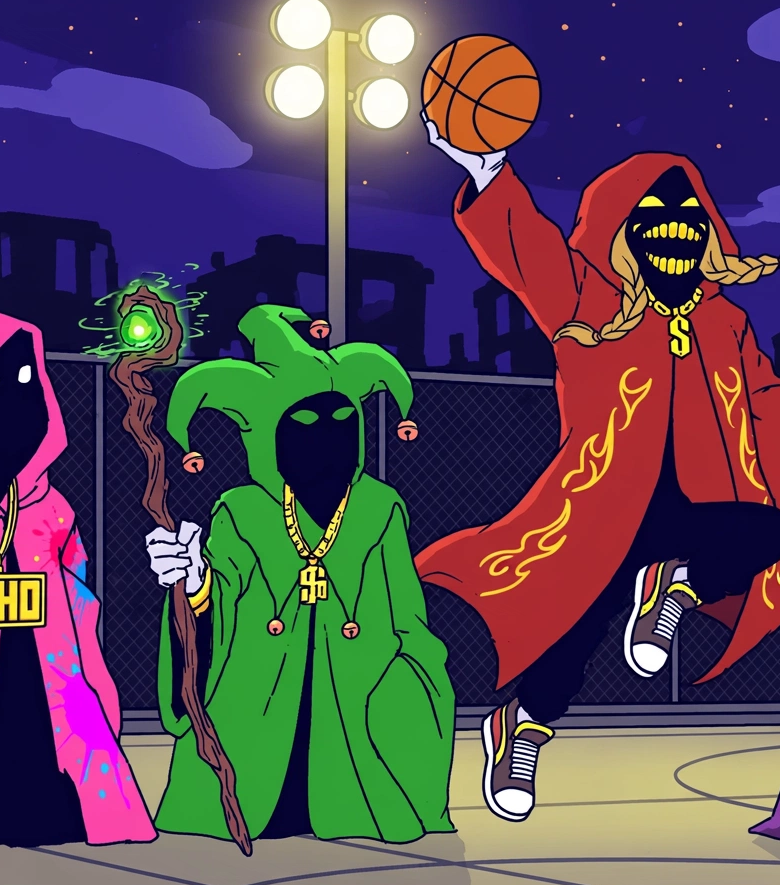
#> input picture tools/puppet/wizard-rig-proof/ashes-battle/ashes_battle_crop_source.png, 780 x 885 px, found by its file name
$ python extract_parts.py
#> lines starting #> are read from the running program, lines starting #| are printed output that depends on the picture; after the words box and inside, x2 and y2 are one past the last pixel; in counts of white or black regions, pixels touching at a corner belong together
#!/usr/bin/env python3
"""Worker C Wave 7 — Ashes BATTLE variant (mid-dunk) part extraction, step 1.

Subject: ASHES (scarlet-red robe, diamond-grill smile, blonde braids, gold
$S pendant) in a mid-air basketball dunk pose, right arm raised holding the
ball. Source: trippedd-studio/assets/wizard-gang-style-refs/cartoonier/
"Group 11 - basketball.webp" -> ashes_battle_crop_source.png (780x885).
Same canon character as the Wave-4 Ashes rig, new battle pose — nothing invented.

Method (proven recipe): programmatic HSV color segmentation on flat cartoon
art + OpenCV Telea inpainting for neighbor removal.
Neighbor removal: Onyx's staff + white glove + green hat tip (left edge),
Echo's pink fringe + name plate (left edge), Theory's purple fringe
(bottom-right corner).
Canon: diamond-grill smile preserved; no design alterations.
"""
import cv2
import numpy as np
from PIL import Image
import os

OUT = "/home/hatch/workspace/god-molecule-studio/tools/puppet/wizard-rig-proof/ashes-battle"
SRC = os.path.join(OUT, "ashes_battle_crop_source.png")   # 780x885
PARTS = os.path.join(OUT, "parts")
os.makedirs(PARTS, exist_ok=True)

img = cv2.imread(SRC)                      # BGR, 780x885
#> img is the input picture: shape (885, 780, 3); mean B, G, R 86.5, 73.1, 87.5
H, W = img.shape[:2]
assert (W, H) == (780, 885), (W, H)
hsv = cv2.cvtColor(img, cv2.COLOR_BGR2HSV)
#> hsv: shape (885, 780, 3); mean H, S, V 103.3, 167.5, 127.9

# ---- 1. neighbor removal (inpaint)
green = cv2.inRange(hsv, np.array([55, 60, 40]), np.array([100, 255, 255]))   # Onyx green
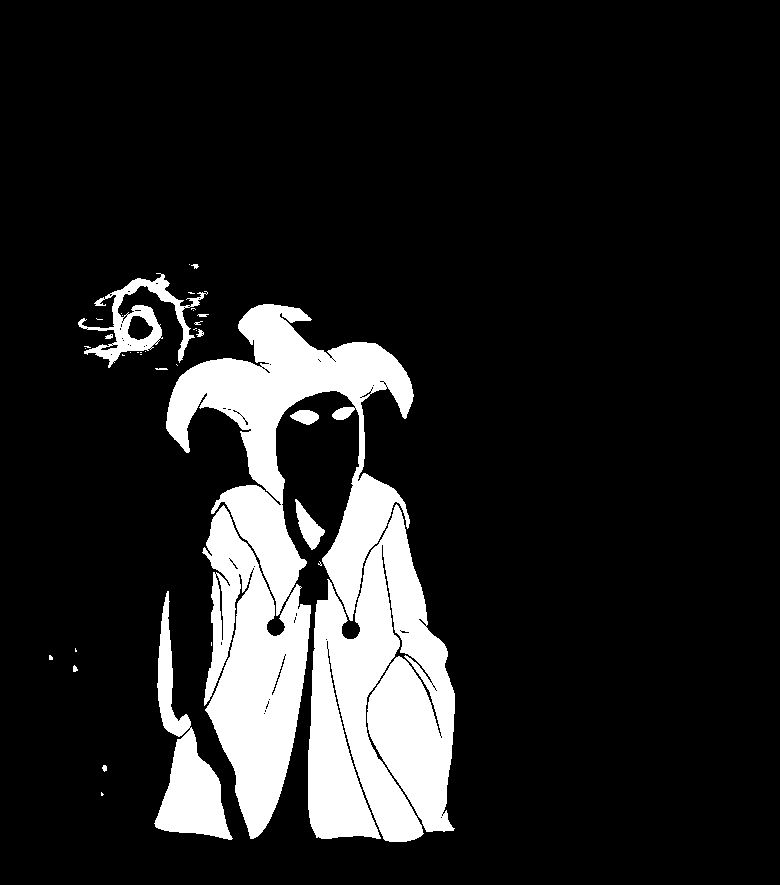
#> green: shape (885, 780); 13.6% white; 38 white regions (24 under 20 px), largest, box (x1, y1, x2, y2) and area: (308, 504, 455, 842) 34023, (166, 304, 414, 621) 28274, (202, 505, 311, 839) 20227
pink = cv2.inRange(hsv, np.array([150, 90, 80]), np.array([180, 255, 255]))   # Echo magenta fringe
#> pink: shape (885, 780); 13.8% white; 176 white regions (135 under 20 px), largest, box (x1, y1, x2, y2) and area: (414, 307, 673, 690) 32858, (13, 486, 156, 844) 13669, (454, 162, 621, 343) 11862
pink2 = cv2.inRange(hsv, np.array([90, 100, 100]), np.array([118, 255, 255])) # Echo bright pink
#> pink2: shape (885, 780); 0.14% white; 53 white regions (42 under 20 px), largest, box (x1, y1, x2, y2) and area: (75, 577, 96, 602) 258, (76, 561, 86, 583) 158, (182, 309, 189, 325) 69
purple = cv2.inRange(hsv, np.array([128, 40, 25]), np.array([170, 255, 255])) # Theory purple
#> purple: shape (885, 780); 8.5% white; 709 white regions (605 under 20 px), largest, box (x1, y1, x2, y2) and area: (0, 311, 159, 846) 25865, (208, 0, 328, 216) 7927, (346, 117, 443, 199) 3598
neighbor = np.zeros((H, W), np.uint8)
neighbor[250:885, 130:225] = np.maximum(neighbor[250:885, 130:225], green[250:885, 130:225])  # Onyx staff
#> neighbor: shape (885, 780); 2.1% white; 26 white regions (14 under 20 px), largest, box (x1, y1, x2, y2) and area: (154, 591, 225, 839) 6488, (166, 358, 225, 453) 3008, (204, 572, 225, 706) 1400
neighbor[430:575, 130:225] = 255          # Onyx white glove on staff
neighbor[280:375, 190:275] = np.maximum(neighbor[280:375, 190:275], green[280:375, 190:275])  # jester hat tip
neighbor[:, :68] = np.maximum(neighbor[:, :68], pink[:, :68])     # Echo fringe (left edge)
neighbor[:, :68] = np.maximum(neighbor[:, :68], pink2[:, :68])
#> neighbor: shape (885, 780); 5.9% white; 33 white regions (17 under 20 px), largest, box (x1, y1, x2, y2) and area: (130, 304, 275, 706) 20121, (13, 486, 68, 773) 7475, (154, 591, 225, 839) 6488
neighbor[520:620, 0:70] = 255             # Echo name plate fragment
neighbor[770:, 750:] = np.maximum(neighbor[770:, 750:], purple[770:, 750:])   # Theory fringe
#> neighbor: shape (885, 780); 6.5% white; 34 white regions (20 under 20 px), largest, box (x1, y1, x2, y2) and area: (130, 304, 275, 706) 20121, (0, 486, 70, 773) 11131, (154, 591, 225, 839) 6488
neighbor = cv2.dilate(neighbor, np.ones((5, 5), np.uint8))
#> neighbor: shape (885, 780); 7.9% white; 10 white regions, largest, box (x1, y1, x2, y2) and area: (128, 302, 277, 754) 23916, (0, 311, 72, 775) 17429, (152, 589, 227, 841) 7925
clean = cv2.inpaint(img, neighbor, 7, cv2.INPAINT_TELEA)
hsv = cv2.cvtColor(clean, cv2.COLOR_BGR2HSV)
#> hsv: shape (885, 780, 3); mean H, S, V 102.9, 165.4, 125.4

# ---- 2. figure mask from Ashes color families
red1 = cv2.inRange(hsv, np.array([0, 70, 60]), np.array([12, 255, 255]))
#> red1: shape (885, 780); 2.9% white; 360 white regions (315 under 20 px), largest, box (x1, y1, x2, y2) and area: (477, 365, 655, 599) 3327, (458, 46, 536, 100) 2053, (480, 78, 539, 121) 1821
red2 = cv2.inRange(hsv, np.array([168, 70, 60]), np.array([180, 255, 255]))
#> red2: shape (885, 780); 11.1% white; 143 white regions (112 under 20 px), largest, box (x1, y1, x2, y2) and area: (414, 307, 673, 689) 32926, (454, 163, 621, 341) 11940, (687, 280, 780, 509) 8716
robe = red1 | red2
#> robe: shape (885, 780); 14% white; 200 white regions (162 under 20 px), largest, box (x1, y1, x2, y2) and area: (414, 307, 673, 689) 38443, (454, 163, 621, 341) 12985, (687, 280, 780, 509) 10117
maroon = cv2.inRange(hsv, np.array([0, 45, 25]), np.array([12, 255, 90]))   # robe shadow interior
#> maroon: shape (885, 780); 0.18% white in thin lines or dots, all inside (x1, y1, x2, y2) = (10, 36, 778, 813)
gold = cv2.inRange(hsv, np.array([12, 90, 100]), np.array([42, 255, 255])) # braids/eyes/grill/chain/pendant
#> gold: shape (885, 780); 4.5% white; 179 white regions (105 under 20 px), largest, box (x1, y1, x2, y2) and area: (324, 16, 375, 203) 4578, (537, 764, 691, 801) 3838, (0, 569, 56, 636) 2331
white_full = cv2.inRange(hsv, np.array([0, 0, 190]), np.array([180, 45, 255]))   # glove / sneaker white (tight S: court tan excluded)
#> white_full: shape (885, 780); 2.1% white; 94 white regions (63 under 20 px), largest, box (x1, y1, x2, y2) and area: (277, 0, 331, 50) 2187, (274, 65, 324, 118) 2129, (362, 78, 408, 128) 1823
white_roi = np.zeros((H, W), np.uint8)
white_roi[95:185, 405:505] = 255      # glove on ball
white_roi[620:800, 420:725] = 255     # sneakers (both)
white = cv2.bitwise_and(white_full, white_roi)
#> white: shape (885, 780); 0.54% white; 43 white regions (25 under 20 px), largest, box (x1, y1, x2, y2) and area: (427, 122, 505, 185) 1191, (633, 644, 667, 672) 687, (484, 715, 493, 800) 436
ball = cv2.inRange(hsv, np.array([4, 150, 150]), np.array([17, 255, 255]))  # basketball orange
#> ball: shape (885, 780); 1.8% white; 33 white regions (15 under 20 px), largest, box (x1, y1, x2, y2) and area: (459, 46, 535, 99) 1855, (481, 78, 538, 120) 1680, (449, 93, 490, 152) 1312
face_roi = np.zeros((H, W), np.uint8)
face_roi[140:315, 600:745] = 255          # face void only valid inside head
navy = cv2.inRange(hsv, np.array([110, 120, 18]), np.array([132, 255, 80]))  # dark navy (face void + pants)
#> navy: shape (885, 780); 25.4% white; 216 white regions (196 under 20 px), largest, box (x1, y1, x2, y2) and area: (0, 212, 257, 758) 54717, (419, 415, 780, 760) 38396, (362, 377, 560, 557) 22287
face_candidates = cv2.bitwise_and(navy, face_roi)
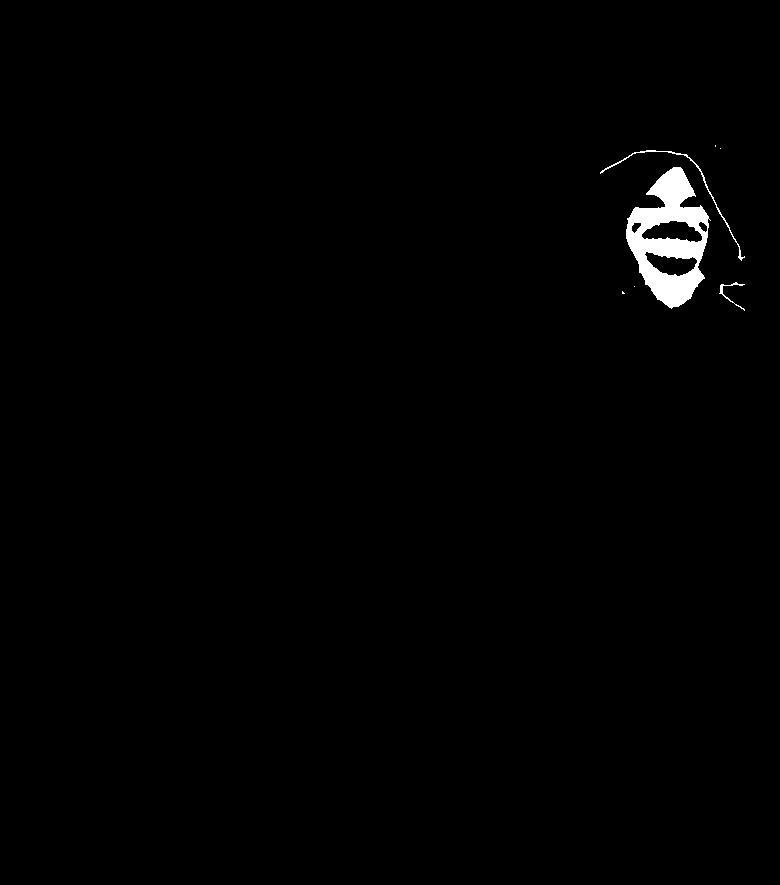
#> face_candidates: shape (885, 780); 0.91% white; 7 white regions (4 under 20 px), largest, box (x1, y1, x2, y2) and area: (626, 167, 711, 309) 5809, (600, 150, 745, 261) 347, (719, 282, 745, 311) 104
nfc, flab, _, fcent = cv2.connectedComponentsWithStats(face_candidates, 8)
#> flab: shape (885, 780) int32; 8 distinct labels, from 0 to 7
#> nfc = 8; fcent = [[386.9, 443.9], [715, 145.5], [720, 148], [684.2, 185.6], [668.7, 238.2], [729.9, 292], [634, 286], [622.7, 292.3]]
face = np.zeros((H, W), np.uint8)
best, bestd = -1, 1e9
for i in range(1, nfc):
    d = abs(fcent[i][0] - 672) + abs(fcent[i][1] - 230)
    if d < bestd:
        bestd, best = d, i
#> this loop made 7 passes
#> (d, bestd) on passes 1, 3, 4: (127.5, 127.5), (56.6, 56.6), (11.54, 11.54)
#> after the loop, best = 4; bestd = 11.54
if best > 0:
    face = (flab == best).astype(np.uint8) * 255
#> face: shape (885, 780); 0.84% white; 1 white region, box (x1, y1, x2, y2) and area: (626, 167, 711, 309) 5809
    face = cv2.dilate(face, np.ones((5, 5), np.uint8))
#> face: shape (885, 780); 1.1% white; 1 white region, box (x1, y1, x2, y2) and area: (624, 165, 713, 311) 7664
    face = cv2.bitwise_and(face, face_roi)
pants_roi = np.zeros((H, W), np.uint8)
pants_roi[490:670, 555:700] = 255         # dark pants visible below robe (kept tight: fence is same navy)
pants_raw = cv2.bitwise_and(navy, pants_roi)
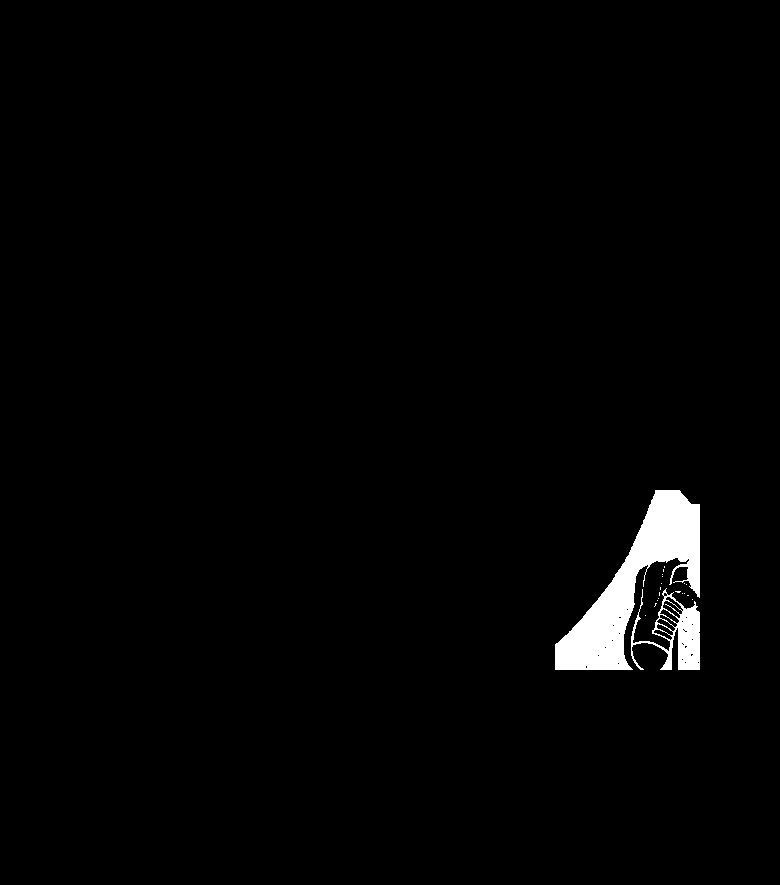
#> pants_raw: shape (885, 780); 1.7% white; 20 white regions (18 under 20 px), largest, box (x1, y1, x2, y2) and area: (555, 490, 700, 670) 9584, (631, 588, 700, 670) 2073
# keep only pants components connected to the torso (drops the disconnected
# chain-link fence patches that share the navy hue)
npc, plab, pstats, _ = cv2.connectedComponentsWithStats(pants_raw, 8)
#> plab: shape (885, 780) int32; 21 distinct labels, from 0 to 20
#> npc = 21; pstats = 21 rows, first 6: [0, 0, 780, 885, 678604], [555, 490, 145, 180, 9584], [664, 566, 1, 2, 2], [663, 569, 1, 3, 3], [662, 574, 1, 1, 1], [662, 576, 1, 1, 1]
pants = np.zeros((H, W), np.uint8)
for i in range(1, npc):
    x0, y0 = pstats[i, cv2.CC_STAT_LEFT], pstats[i, cv2.CC_STAT_TOP]
    x1, y1 = x0 + pstats[i, cv2.CC_STAT_WIDTH], y0 + pstats[i, cv2.CC_STAT_HEIGHT]
    if y0 < 560 and pstats[i, cv2.CC_STAT_AREA] > 1500:   # touches torso, not a fence fragment
        pants[plab == i] = 255
#> this loop made 20 passes
#> (x0, y0, x1, y1) on passes 1 to 8: (555, 490, 700, 670), (664, 566, 665, 568), (663, 569, 664, 572), (662, 574, 663, 575), (662, 576, 663, 577), (661, 583, 662, 584), (684, 583, 685, 584), (686, 584, 687, 585)
#> pants: shape (885, 780); 1.4% white; 1 white region, box (x1, y1, x2, y2) and area: (555, 490, 700, 670) 9584
# sneakers: dark uppers share the navy hue; catch them in shoe ROIs
shoe_roi = np.zeros((H, W), np.uint8)
shoe_roi[625:795, 430:535] = 255    # left sneaker (dark)
shoe_roi[595:700, 615:730] = 255    # right sneaker (dark upper)
shoes_dark = cv2.bitwise_and(navy, shoe_roi)
#> shoes_dark: shape (885, 780); 2% white; 24 white regions (19 under 20 px), largest, box (x1, y1, x2, y2) and area: (615, 595, 730, 700) 7217, (430, 625, 535, 760) 5402, (491, 732, 535, 795) 649, (697, 595, 726, 604) 163, (483, 761, 488, 795) 53
fig = robe | maroon | gold | white | ball | face | pants | shoes_dark
#> fig: shape (885, 780); 23.3% white; 186 white regions (144 under 20 px), largest, box (x1, y1, x2, y2) and area: (414, 153, 780, 800) 121221, (426, 36, 540, 153) 9562, (324, 16, 375, 203) 4579
fig = cv2.morphologyEx(fig, cv2.MORPH_CLOSE, np.ones((7, 7), np.uint8))
#> fig: shape (885, 780); 25.2% white; 34 white regions (15 under 20 px), largest, box (x1, y1, x2, y2) and area: (414, 36, 780, 827) 148271, (175, 559, 250, 853) 5473, (324, 16, 375, 203) 5104
fig = cv2.morphologyEx(fig, cv2.MORPH_OPEN, np.ones((5, 5), np.uint8))
#> fig: shape (885, 780); 25% white; 17 white regions, largest, box (x1, y1, x2, y2) and area: (414, 36, 780, 808) 147547, (175, 562, 245, 841) 5392, (324, 18, 372, 196) 5019
n, lab, stats, _ = cv2.connectedComponentsWithStats(fig, 8)
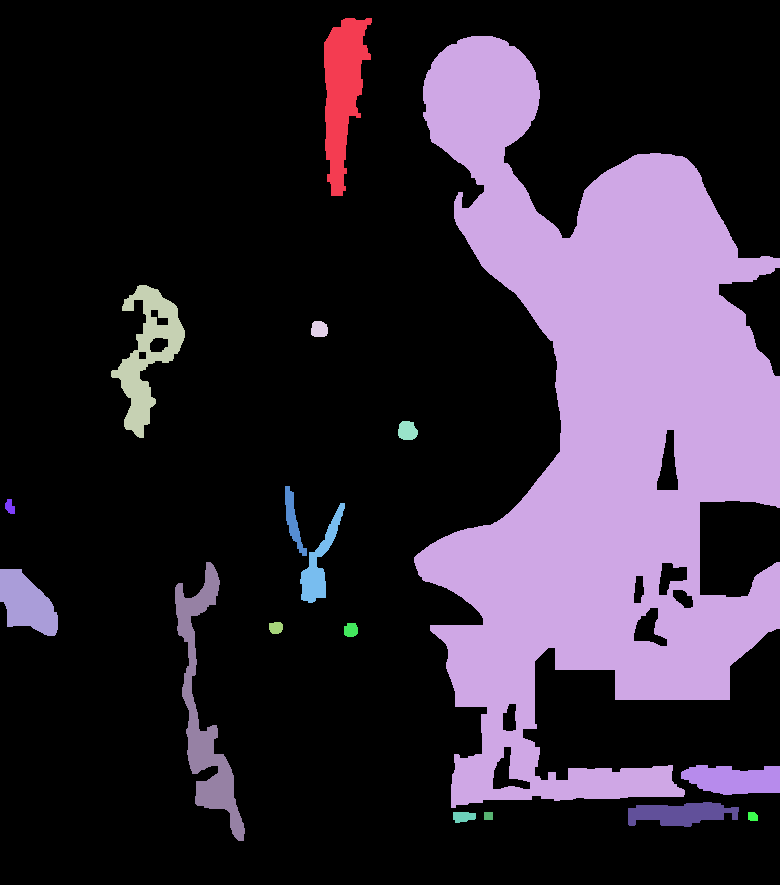
#> lab: shape (885, 780) int32; 18 distinct labels, from 0 to 17; one colour per label, 0 black
#> n = 18; stats = 18 rows, first 6: [0, 0, 780, 885, 517881], [324, 18, 48, 178, 5019], [414, 36, 366, 772, 147547], [111, 285, 74, 153, 4413], [311, 321, 17, 16, 237], [398, 421, 20, 19, 311]
fig = (lab == 1 + np.argmax(stats[1:, cv2.CC_STAT_AREA])).astype(np.uint8) * 255
#> fig: shape (885, 780); 21.4% white; 1 white region, box (x1, y1, x2, y2) and area: (414, 36, 780, 808) 147547
fig = cv2.morphologyEx(fig, cv2.MORPH_CLOSE, np.ones((9, 9), np.uint8))
#> fig: shape (885, 780); 21.5% white; 1 white region, box (x1, y1, x2, y2) and area: (414, 36, 780, 808) 148674
# Subtract the chain-link fence (shares the navy hue, sits behind the legs):
# lighter navy V-band, only valid in the lower-right background zone.
fence_roi = np.zeros((H, W), np.uint8)
fence_roi[540:885, 420:780] = 255
fence = cv2.inRange(hsv, np.array([105, 40, 66]), np.array([135, 255, 150]))
#> fence: shape (885, 780); 23.1% white; 726 white regions (677 under 20 px), largest, box (x1, y1, x2, y2) and area: (0, 0, 326, 390) 57122, (441, 0, 780, 258) 49665, (347, 126, 492, 367) 16478
fence = cv2.bitwise_and(fence, fence_roi)
#> fence: shape (885, 780); 1.5% white; 412 white regions (400 under 20 px), largest, box (x1, y1, x2, y2) and area: (545, 714, 780, 727) 2240, (564, 703, 780, 714) 1739, (420, 856, 748, 885) 1194
fig = cv2.bitwise_and(fig, cv2.bitwise_not(fence))
#> fig: shape (885, 780); 21% white; 2 white regions (1 under 20 px), largest, box (x1, y1, x2, y2) and area: (414, 36, 780, 808) 145208
# court floor (tan, caught via morphology bridging near the shoes)
court_roi = np.zeros((H, W), np.uint8)
court_roi[690:885, 400:780] = 255
court = cv2.inRange(hsv, np.array([15, 35, 140]), np.array([32, 140, 235]))
#> court: shape (885, 780); 9.8% white; 434 white regions (395 under 20 px), largest, box (x1, y1, x2, y2) and area: (387, 734, 780, 885) 40400, (260, 0, 424, 256) 12153, (124, 746, 193, 818) 3405
court = cv2.bitwise_and(court, court_roi)
#> court: shape (885, 780); 6.2% white; 46 white regions (37 under 20 px), largest, box (x1, y1, x2, y2) and area: (400, 734, 780, 885) 40368, (556, 727, 780, 736) 938, (462, 869, 555, 885) 765
# spare the shoes' gold trim (high saturation) — only dull tan goes
court = cv2.bitwise_and(court, cv2.bitwise_not(cv2.inRange(hsv, np.array([0, 140, 0]), np.array([180, 255, 255]))))
fig = cv2.bitwise_and(fig, cv2.bitwise_not(court))
#> fig: shape (885, 780); 20.2% white; 2 white regions (1 under 20 px), largest, box (x1, y1, x2, y2) and area: (414, 36, 780, 800) 139551
# purple-ish fence shadow remnant right of the right shoe
fence2_roi = np.zeros((H, W), np.uint8)
fence2_roi[540:720, 590:780] = 255
fence2 = cv2.bitwise_and(cv2.inRange(hsv, np.array([138, 35, 55]), np.array([162, 130, 125])), fence2_roi)
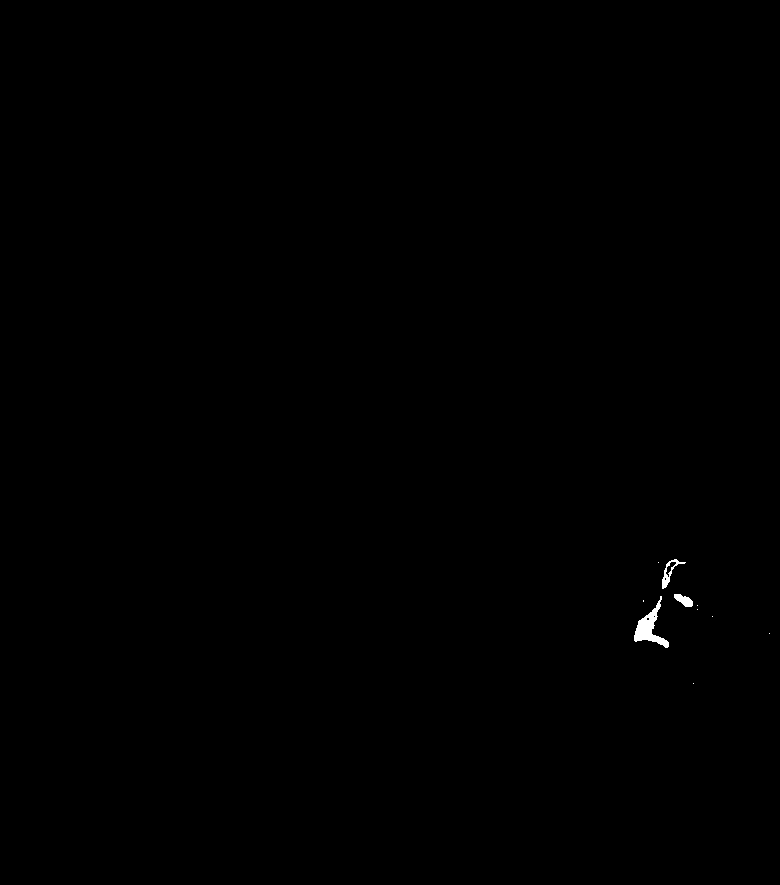
#> fence2: shape (885, 780); 0.14% white; 10 white regions (7 under 20 px), largest, box (x1, y1, x2, y2) and area: (634, 596, 669, 648) 626, (662, 559, 686, 589) 183, (674, 594, 693, 607) 149
fig = cv2.bitwise_and(fig, cv2.bitwise_not(fence2))
#> fig: shape (885, 780); 20.2% white; 5 white regions (4 under 20 px), largest, box (x1, y1, x2, y2) and area: (414, 36, 780, 800) 139290
# navy wedge of background visible between the robe's right edge and the
# pants leg: remove navy in the wedge unless it touches the robe itself
wedge_roi = np.zeros((H, W), np.uint8)
wedge_roi[520:665, 588:652] = 255
wedge = cv2.bitwise_and(navy, wedge_roi)
near_robe = cv2.dilate(robe | maroon, np.ones((9, 9), np.uint8))   # 4px halo: strip reads as bg, not robe shadow
fig = cv2.bitwise_and(fig, cv2.bitwise_not(cv2.bitwise_and(wedge, cv2.bitwise_not(near_robe))))
# fence diamonds left of the right shoe (connected to the leg mass, so the
# component filter can't drop them): hard kill strip, shoe starts at x~645
kill = np.zeros((H, W), np.uint8)
kill[598:706, 595:643] = 255
fig = cv2.bitwise_and(fig, cv2.bitwise_not(kill))
fig[250:885, 125:230] = 0    # staff/glove zone
fig[280:375, 185:280] = 0    # hat tip zone
fig[:, :70] = 0              # Echo fringe
fig[770:, 748:] = 0          # Theory fringe
fig = cv2.morphologyEx(fig, cv2.MORPH_CLOSE, np.ones((5, 5), np.uint8))
fig = cv2.dilate(fig, np.ones((3, 3), np.uint8), iterations=1)

rgba = cv2.cvtColor(clean, cv2.COLOR_BGR2BGRA)
rgba[:, :, 3] = fig
Image.fromarray(cv2.cvtColor(rgba, cv2.COLOR_BGRA2RGBA)).save(os.path.join(PARTS, "00_base_full_figure.png"))
print("base saved; figure px:", int((fig > 0).sum()))
#| base saved; figure px: 140953
np.save(os.path.join(PARTS, "_figmask.npy"), fig)
np.save(os.path.join(PARTS, "_clean_bgr.npy"), clean)
